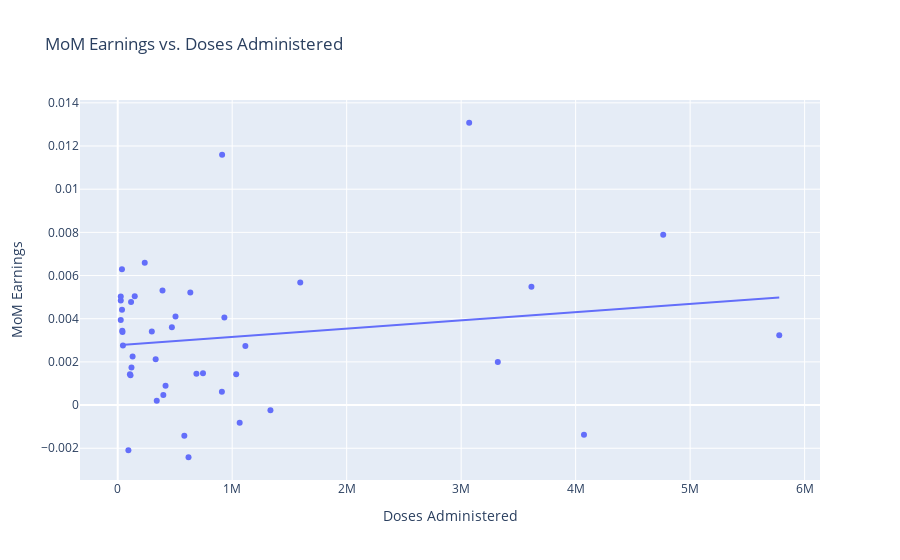
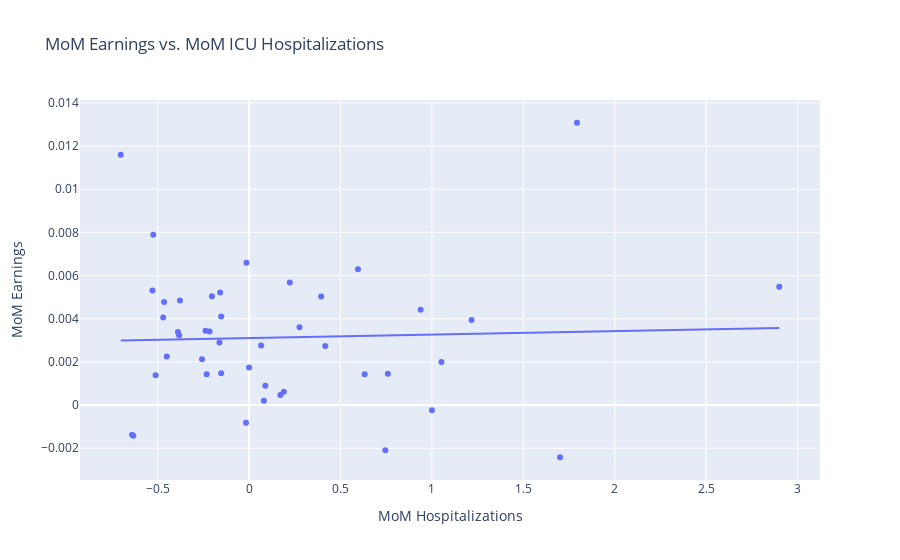
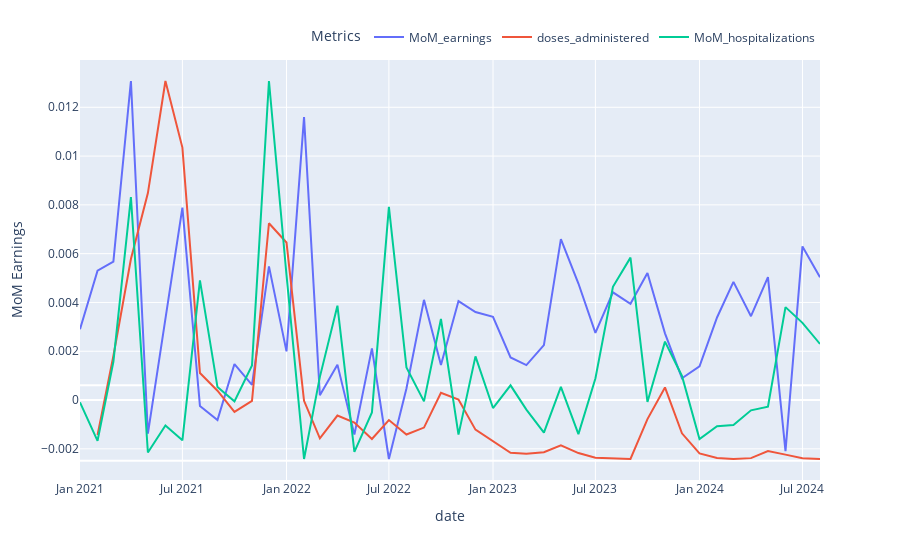
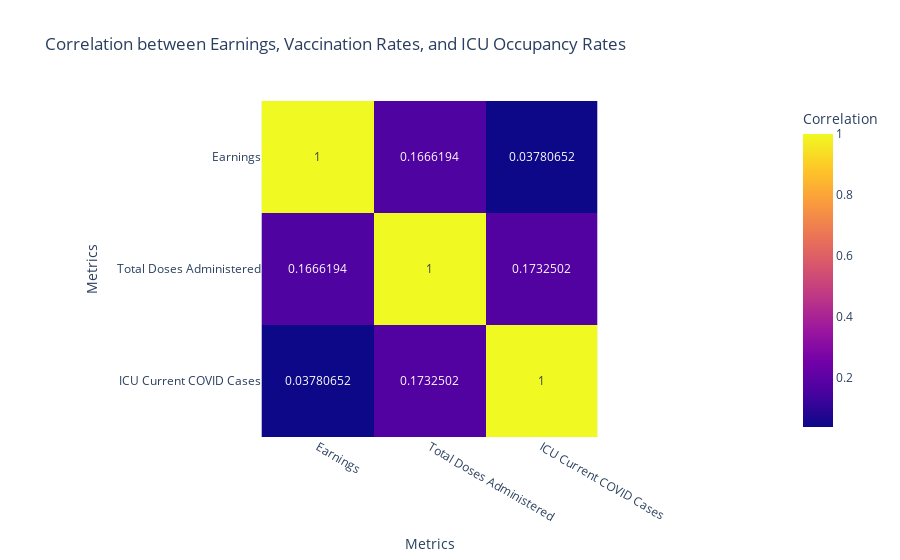

The notebook cell these images were saved under, in order:
### Markdown cell above
### Analysis 02

### Code cell
import plotly.express as px

# Scatter Plot: MoM Earnings vs. Doses Administered
fig2_scatter = px.scatter(
    merged_df,
    x='doses_administered',
    y='MoM_earnings',
    trendline='ols',
    title='MoM Earnings vs. Doses Administered',
    labels={'doses_administered': 'Doses Administered', 'MoM_earnings': 'MoM Earnings'}
)
fig2_scatter.show()

# Scatter Plot: MoM Earnings vs. MoM Hospitalization
fig2_scatter = px.scatter(
    merged_df,
    x='MoM_hospitalizations',
    y='MoM_earnings',
    trendline='ols',
    title='MoM Earnings vs. MoM ICU Hospitalizations',
    labels={'MoM_hospitalizations': 'MoM Hospitalizations', 'MoM_earnings': 'MoM Earnings'}
)
fig2_scatter.show()


# Line Plot: Earnings, Total Doses Administered, and ICU Current COVID Cases over Time
fig2_line = px.line(
    merged_df,
    x='date',
    y=['MoM_earnings', 'doses_administered', 'MoM_hospitalizations'],
    labels={'value': 'Value', 'variable': 'Metrics'}
)

fig2_line.update_traces(yaxis='y', selector=dict(name='MoM_earnings'))
fig2_line.update_traces(yaxis='y2', selector=dict(name='doses_administered'))
fig2_line.update_traces(yaxis='y3', selector=dict(name='MoM_hospitalizations'))

fig2_line.update_layout(
    yaxis=dict(
        title='MoM Earnings'
    ),
    yaxis2=dict(
        overlaying='y',
        side='right',
        showgrid=False,
        showticklabels=False
    ),
    yaxis3=dict(
        overlaying='y',
        side='right',
        position=0.85,
        showgrid=False,
        showticklabels=False
    ),
    legend=dict(
        orientation='h',
        yanchor='bottom',
        y=1.02,
        xanchor='right',
        x=1
    )
)
fig2_line.show()


# Correlation Heatmap between Earnings, Vaccination Rates, and ICU Occupancy Rates
corr2 = merged_df[['MoM_earnings', 'doses_administered', 'MoM_hospitalizations']].corr()
fig2_corr = px.imshow(
    corr2,
    text_auto=True,
    title='Correlation between Earnings, Vaccination Rates, and ICU Occupancy Rates',
    labels=dict(x="Metrics", y="Metrics", color="Correlation"),
    x=['Earnings', 'Total Doses Administered', 'ICU Current COVID Cases'],
    y=['Earnings', 'Total Doses Administered', 'ICU Current COVID Cases']
)
fig2_corr.show()

### Figure 1 — Plotly figure (JSON) as saved in the notebook; plotly's stock layout.template omitted (floating-point values rounded to 4 significant figures)
{"data": [{"hovertemplate": "Doses Administered=%{x}<br>MoM Earnings=%{y}<extra></extra>", "legendgroup": "", "marker": {"color": "#636efa", "symbol": "circle"}, "mode": "markers", "name": "", "orientation": "v", "showlegend": false, "type": "scatter", "x": [null, 391216, 1594393, 3070032, 4072798, 5778511, 4764858, 1334065, 1065364, 744635, 910065, 3613787, 3320228, 911736, 340962, 687463, 581930, 331407, 618461, 398512, 504758, 1034946, 931480, 473122, 297852, 120103, 106698, 129967, 236026, 116607, 45491, 37613, 26529, 634124, 1114942, 417766, 111905, 41562, 26725, 39784, 148702, 93326, 37021, 26480], "xaxis": "x", "y": [0.002901, 0.005302, 0.005675, 0.01308, -0.001379, 0.003237, 0.007886, -0.000242, -0.0008177, 0.001475, 0.0006176, 0.005481, 0.001996, 0.0116, 0.0001984, 0.001452, -0.001418, 0.002119, -0.002417, 0.0004708, 0.004107, 0.001434, 0.004057, 0.003606, 0.003412, 0.001743, 0.001431, 0.002252, 0.006598, 0.004776, 0.002755, 0.004414, 0.003943, 0.005211, 0.002735, 0.0008944, 0.001381, 0.003384, 0.004843, 0.003437, 0.005041, -0.002096, 0.006297, 0.005031], "yaxis": "y"}, {"hovertemplate": "<b>OLS trendline</b><br>MoM_earnings = 3.83675e-10 * doses_administered + 0.00277107<br>R<sup>2</sup>=0.027762<br><br>Doses Administered=%{x}<br>MoM Earnings=%{y} <b>(trend)</b><extra></extra>", "legendgroup": "", "marker": {"color": "#636efa", "symbol": "circle"}, "mode": "lines", "name": "", "showlegend": false, "type": "scatter", "x": [26480, 26529, 26725, 37021, 37613, 39784, 41562, 45491, 93326, 106698, 111905, 116607, 120103, 129967, 148702, 236026, 297852, 331407, 340962, 391216, 398512, 417766, 473122, 504758, 581930, 618461, 634124, 687463, 744635, 910065, 911736, 931480, 1034946, 1065364, 1114942, 1334065, 1594393, 3070032, 3320228, 3613787, 4072798, 4764858, 5778511], "xaxis": "x", "y": [0.002781, 0.002781, 0.002781, 0.002785, 0.002786, 0.002786, 0.002787, 0.002789, 0.002807, 0.002812, 0.002814, 0.002816, 0.002817, 0.002821, 0.002828, 0.002862, 0.002885, 0.002898, 0.002902, 0.002921, 0.002924, 0.002931, 0.002953, 0.002965, 0.002994, 0.003008, 0.003014, 0.003035, 0.003057, 0.00312, 0.003121, 0.003128, 0.003168, 0.00318, 0.003199, 0.003283, 0.003383, 0.003949, 0.004045, 0.004158, 0.004334, 0.004599, 0.004988], "yaxis": "y"}], "layout": {"legend": {"tracegroupgap": 0}, "title": {"text": "MoM Earnings vs. Doses Administered"}, "xaxis": {"anchor": "y", "domain": [0, 1], "title": {"text": "Doses Administered"}}, "yaxis": {"anchor": "x", "domain": [0, 1], "title": {"text": "MoM Earnings"}}}}

### Figure 2 — Plotly figure (JSON) as saved in the notebook; plotly's stock layout.template omitted (floating-point values rounded to 4 significant figures)
{"data": [{"hovertemplate": "MoM Hospitalizations=%{x}<br>MoM Earnings=%{y}<extra></extra>", "legendgroup": "", "marker": {"color": "#636efa", "symbol": "circle"}, "mode": "markers", "name": "", "orientation": "v", "showlegend": false, "type": "scatter", "x": [-0.1619, -0.5284, 0.2229, 1.793, -0.6402, -0.3824, -0.5238, 1, -0.01667, -0.1525, 0.19, 2.899, 1.052, -0.7017, 0.08099, 0.759, -0.6333, -0.2576, 1.701, 0.1713, -0.1527, 0.632, -0.4697, 0.2757, -0.2161, 0, -0.2317, -0.4504, -0.01389, -0.4648, 0.06579, 0.9383, 1.217, -0.158, 0.4164, 0.08916, -0.5111, -0.3891, -0.3778, -0.2381, -0.2031, 0.7451, 0.5955, 0.3944], "xaxis": "x", "y": [0.002901, 0.005302, 0.005675, 0.01308, -0.001379, 0.003237, 0.007886, -0.000242, -0.0008177, 0.001475, 0.0006176, 0.005481, 0.001996, 0.0116, 0.0001984, 0.001452, -0.001418, 0.002119, -0.002417, 0.0004708, 0.004107, 0.001434, 0.004057, 0.003606, 0.003412, 0.001743, 0.001431, 0.002252, 0.006598, 0.004776, 0.002755, 0.004414, 0.003943, 0.005211, 0.002735, 0.0008944, 0.001381, 0.003384, 0.004843, 0.003437, 0.005041, -0.002096, 0.006297, 0.005031], "yaxis": "y"}, {"hovertemplate": "<b>OLS trendline</b><br>MoM_earnings = 0.000160297 * MoM_hospitalizations + 0.0031072<br>R<sup>2</sup>=0.001429<br><br>MoM Hospitalizations=%{x}<br>MoM Earnings=%{y} <b>(trend)</b><extra></extra>", "legendgroup": "", "marker": {"color": "#636efa", "symbol": "circle"}, "mode": "lines", "name": "", "showlegend": false, "type": "scatter", "x": [-0.7017, -0.6402, -0.6333, -0.5284, -0.5238, -0.5111, -0.4697, -0.4648, -0.4504, -0.3891, -0.3824, -0.3778, -0.2576, -0.2381, -0.2317, -0.2161, -0.2031, -0.1619, -0.158, -0.1527, -0.1525, -0.01667, -0.01389, 0, 0.06579, 0.08099, 0.08916, 0.1713, 0.19, 0.2229, 0.2757, 0.3944, 0.4164, 0.5955, 0.632, 0.7451, 0.759, 0.9383, 1, 1.052, 1.217, 1.701, 1.793, 2.899], "xaxis": "x", "y": [0.002995, 0.003005, 0.003006, 0.003022, 0.003023, 0.003025, 0.003032, 0.003033, 0.003035, 0.003045, 0.003046, 0.003047, 0.003066, 0.003069, 0.00307, 0.003073, 0.003075, 0.003081, 0.003082, 0.003083, 0.003083, 0.003105, 0.003105, 0.003107, 0.003118, 0.00312, 0.003121, 0.003135, 0.003138, 0.003143, 0.003151, 0.00317, 0.003174, 0.003203, 0.003208, 0.003227, 0.003229, 0.003258, 0.003267, 0.003276, 0.003302, 0.00338, 0.003395, 0.003572], "yaxis": "y"}], "layout": {"legend": {"tracegroupgap": 0}, "title": {"text": "MoM Earnings vs. MoM ICU Hospitalizations"}, "xaxis": {"anchor": "y", "domain": [0, 1], "title": {"text": "MoM Hospitalizations"}}, "yaxis": {"anchor": "x", "domain": [0, 1], "title": {"text": "MoM Earnings"}}}}

### Figure 3 — Plotly figure (JSON) as saved in the notebook; plotly's stock layout.template omitted (floating-point values rounded to 4 significant figures)
{"data": [{"hovertemplate": "Metrics=MoM_earnings<br>date=%{x}<br>Value=%{y}<extra></extra>", "legendgroup": "MoM_earnings", "line": {"color": "#636efa", "dash": "solid"}, "marker": {"symbol": "circle"}, "mode": "lines", "name": "MoM_earnings", "orientation": "v", "showlegend": true, "type": "scatter", "x": ["2021-01-01T00:00:00", "2021-02-01T00:00:00", "2021-03-01T00:00:00", "2021-04-01T00:00:00", "2021-05-01T00:00:00", "2021-06-01T00:00:00", "2021-07-01T00:00:00", "2021-08-01T00:00:00", "2021-09-01T00:00:00", "2021-10-01T00:00:00", "2021-11-01T00:00:00", "2021-12-01T00:00:00", "2022-01-01T00:00:00", "2022-02-01T00:00:00", "2022-03-01T00:00:00", "2022-04-01T00:00:00", "2022-05-01T00:00:00", "2022-06-01T00:00:00", "2022-07-01T00:00:00", "2022-08-01T00:00:00", "2022-09-01T00:00:00", "2022-10-01T00:00:00", "2022-11-01T00:00:00", "2022-12-01T00:00:00", "2023-01-01T00:00:00", "2023-02-01T00:00:00", "2023-03-01T00:00:00", "2023-04-01T00:00:00", "2023-05-01T00:00:00", "2023-06-01T00:00:00", "2023-07-01T00:00:00", "2023-08-01T00:00:00", "2023-09-01T00:00:00", "2023-10-01T00:00:00", "2023-11-01T00:00:00", "2023-12-01T00:00:00", "2024-01-01T00:00:00", "2024-02-01T00:00:00", "2024-03-01T00:00:00", "2024-04-01T00:00:00", "2024-05-01T00:00:00", "2024-06-01T00:00:00", "2024-07-01T00:00:00", "2024-08-01T00:00:00"], "xaxis": "x", "y": [0.002901, 0.005302, 0.005675, 0.01308, -0.001379, 0.003237, 0.007886, -0.000242, -0.0008177, 0.001475, 0.0006176, 0.005481, 0.001996, 0.0116, 0.0001984, 0.001452, -0.001418, 0.002119, -0.002417, 0.0004708, 0.004107, 0.001434, 0.004057, 0.003606, 0.003412, 0.001743, 0.001431, 0.002252, 0.006598, 0.004776, 0.002755, 0.004414, 0.003943, 0.005211, 0.002735, 0.0008944, 0.001381, 0.003384, 0.004843, 0.003437, 0.005041, -0.002096, 0.006297, 0.005031], "yaxis": "y"}, {"hovertemplate": "Metrics=doses_administered<br>date=%{x}<br>Value=%{y}<extra></extra>", "legendgroup": "doses_administered", "line": {"color": "#EF553B", "dash": "solid"}, "marker": {"symbol": "circle"}, "mode": "lines", "name": "doses_administered", "orientation": "v", "showlegend": true, "type": "scatter", "x": ["2021-01-01T00:00:00", "2021-02-01T00:00:00", "2021-03-01T00:00:00", "2021-04-01T00:00:00", "2021-05-01T00:00:00", "2021-06-01T00:00:00", "2021-07-01T00:00:00", "2021-08-01T00:00:00", "2021-09-01T00:00:00", "2021-10-01T00:00:00", "2021-11-01T00:00:00", "2021-12-01T00:00:00", "2022-01-01T00:00:00", "2022-02-01T00:00:00", "2022-03-01T00:00:00", "2022-04-01T00:00:00", "2022-05-01T00:00:00", "2022-06-01T00:00:00", "2022-07-01T00:00:00", "2022-08-01T00:00:00", "2022-09-01T00:00:00", "2022-10-01T00:00:00", "2022-11-01T00:00:00", "2022-12-01T00:00:00", "2023-01-01T00:00:00", "2023-02-01T00:00:00", "2023-03-01T00:00:00", "2023-04-01T00:00:00", "2023-05-01T00:00:00", "2023-06-01T00:00:00", "2023-07-01T00:00:00", "2023-08-01T00:00:00", "2023-09-01T00:00:00", "2023-10-01T00:00:00", "2023-11-01T00:00:00", "2023-12-01T00:00:00", "2024-01-01T00:00:00", "2024-02-01T00:00:00", "2024-03-01T00:00:00", "2024-04-01T00:00:00", "2024-05-01T00:00:00", "2024-06-01T00:00:00", "2024-07-01T00:00:00", "2024-08-01T00:00:00"], "xaxis": "x", "y": [null, 391216, 1594393, 3070032, 4072798, 5778511, 4764858, 1334065, 1065364, 744635, 910065, 3613787, 3320228, 911736, 340962, 687463, 581930, 331407, 618461, 398512, 504758, 1034946, 931480, 473122, 297852, 120103, 106698, 129967, 236026, 116607, 45491, 37613, 26529, 634124, 1114942, 417766, 111905, 41562, 26725, 39784, 148702, 93326, 37021, 26480], "yaxis": "y2"}, {"hovertemplate": "Metrics=MoM_hospitalizations<br>date=%{x}<br>Value=%{y}<extra></extra>", "legendgroup": "MoM_hospitalizations", "line": {"color": "#00cc96", "dash": "solid"}, "marker": {"symbol": "circle"}, "mode": "lines", "name": "MoM_hospitalizations", "orientation": "v", "showlegend": true, "type": "scatter", "x": ["2021-01-01T00:00:00", "2021-02-01T00:00:00", "2021-03-01T00:00:00", "2021-04-01T00:00:00", "2021-05-01T00:00:00", "2021-06-01T00:00:00", "2021-07-01T00:00:00", "2021-08-01T00:00:00", "2021-09-01T00:00:00", "2021-10-01T00:00:00", "2021-11-01T00:00:00", "2021-12-01T00:00:00", "2022-01-01T00:00:00", "2022-02-01T00:00:00", "2022-03-01T00:00:00", "2022-04-01T00:00:00", "2022-05-01T00:00:00", "2022-06-01T00:00:00", "2022-07-01T00:00:00", "2022-08-01T00:00:00", "2022-09-01T00:00:00", "2022-10-01T00:00:00", "2022-11-01T00:00:00", "2022-12-01T00:00:00", "2023-01-01T00:00:00", "2023-02-01T00:00:00", "2023-03-01T00:00:00", "2023-04-01T00:00:00", "2023-05-01T00:00:00", "2023-06-01T00:00:00", "2023-07-01T00:00:00", "2023-08-01T00:00:00", "2023-09-01T00:00:00", "2023-10-01T00:00:00", "2023-11-01T00:00:00", "2023-12-01T00:00:00", "2024-01-01T00:00:00", "2024-02-01T00:00:00", "2024-03-01T00:00:00", "2024-04-01T00:00:00", "2024-05-01T00:00:00", "2024-06-01T00:00:00", "2024-07-01T00:00:00", "2024-08-01T00:00:00"], "xaxis": "x", "y": [-0.1619, -0.5284, 0.2229, 1.793, -0.6402, -0.3824, -0.5238, 1, -0.01667, -0.1525, 0.19, 2.899, 1.052, -0.7017, 0.08099, 0.759, -0.6333, -0.2576, 1.701, 0.1713, -0.1527, 0.632, -0.4697, 0.2757, -0.2161, 0, -0.2317, -0.4504, -0.01389, -0.4648, 0.06579, 0.9383, 1.217, -0.158, 0.4164, 0.08916, -0.5111, -0.3891, -0.3778, -0.2381, -0.2031, 0.7451, 0.5955, 0.3944], "yaxis": "y3"}], "layout": {"legend": {"orientation": "h", "title": {"text": "Metrics"}, "tracegroupgap": 0, "x": 1, "xanchor": "right", "y": 1.02, "yanchor": "bottom"}, "margin": {"t": 60}, "xaxis": {"anchor": "y", "domain": [0, 1], "title": {"text": "date"}}, "yaxis": {"anchor": "x", "domain": [0, 1], "title": {"text": "MoM Earnings"}}, "yaxis2": {"overlaying": "y", "showgrid": false, "showticklabels": false, "side": "right"}, "yaxis3": {"overlaying": "y", "position": 0.85, "showgrid": false, "showticklabels": false, "side": "right"}}}

### Figure 4 — Plotly figure (JSON) as saved in the notebook; plotly's stock layout.template omitted (floating-point values rounded to 4 significant figures)
{"data": [{"coloraxis": "coloraxis", "hovertemplate": "Metrics: %{x}<br>Metrics: %{y}<br>Correlation: %{z}<extra></extra>", "name": "0", "texttemplate": "%{z}", "type": "heatmap", "x": ["Earnings", "Total Doses Administered", "ICU Current COVID Cases"], "xaxis": "x", "y": ["Earnings", "Total Doses Administered", "ICU Current COVID Cases"], "yaxis": "y", "z": [[1, 0.1666, 0.03781], [0.1666, 1, 0.1733], [0.03781, 0.1733, 1]]}], "layout": {"coloraxis": {"colorbar": {"title": {"text": "Correlation"}}, "colorscale": [[0, "#0d0887"], [0.1111, "#46039f"], [0.2222, "#7201a8"], [0.3333, "#9c179e"], [0.4444, "#bd3786"], [0.5556, "#d8576b"], [0.6667, "#ed7953"], [0.7778, "#fb9f3a"], [0.8889, "#fdca26"], [1, "#f0f921"]]}, "title": {"text": "Correlation between Earnings, Vaccination Rates, and ICU Occupancy Rates"}, "xaxis": {"anchor": "y", "constrain": "domain", "domain": [0, 1], "scaleanchor": "y", "title": {"text": "Metrics"}}, "yaxis": {"anchor": "x", "autorange": "reversed", "constrain": "domain", "domain": [0, 1], "title": {"text": "Metrics"}}}}
